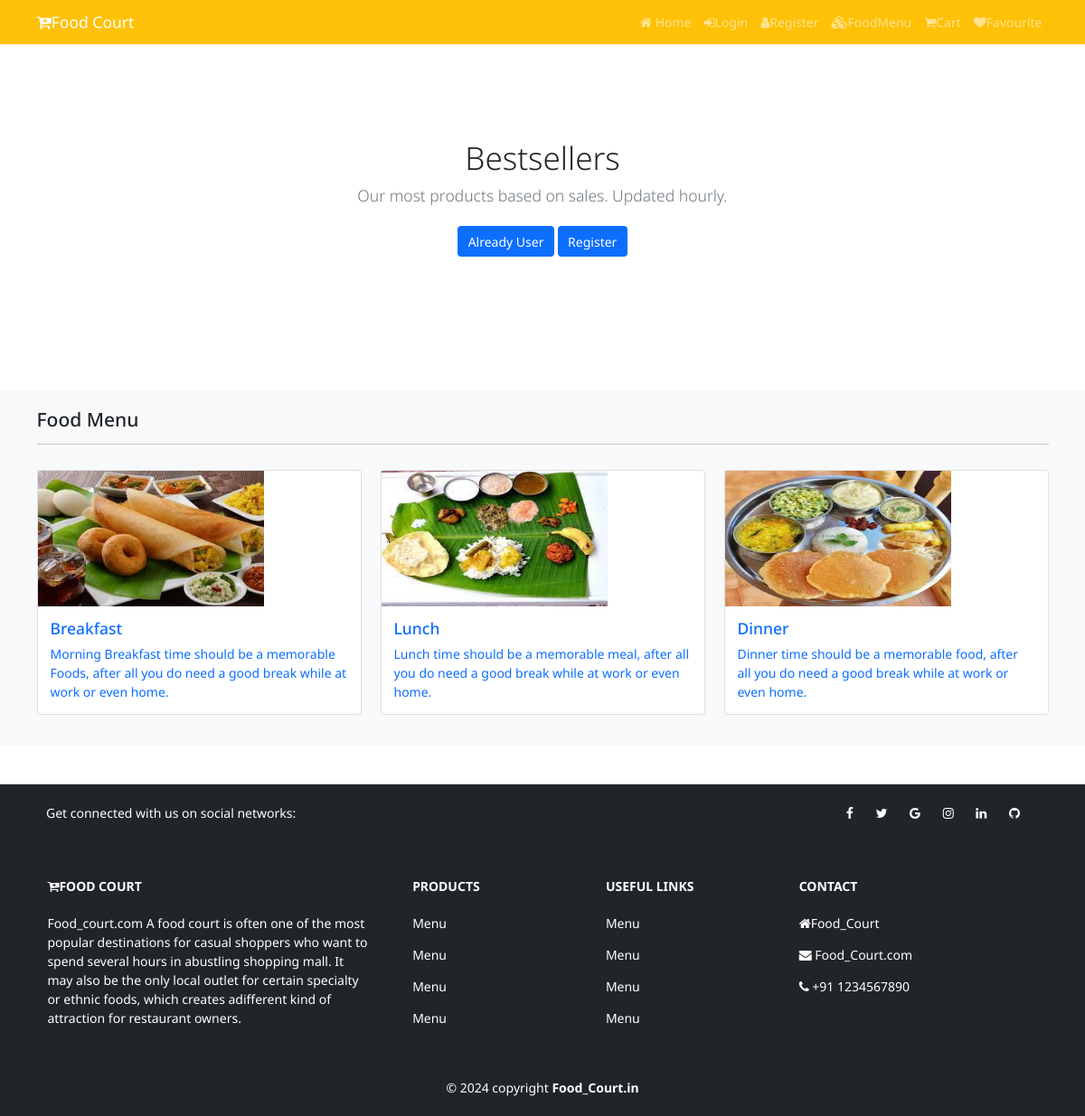
The page /collections on the database its author committed.
### shop/models.py (models this page shows, shortened)
class Catagory(models.Model):
    name=models.CharField(max_length=150,null=False,blank=False)
    image=models.ImageField(upload_to=getFileName,null=True,blank=True)
    description=models.TextField(max_length=600,null=False,blank=False)
    status=models.BooleanField(default=False,help_text="0-show,1-Hidden")
    created_at=models.DateTimeField(auto_now_add=True)

### shop/views.py (the view)
# urls.py: path("collections",views.collections,name="collections"),
def collections(request):
    catagory=Catagory.objects.filter(status=0)
    return render(request,"collections.html",{"catagory":catagory})

### shop/templates/collections.html (shortened to what this page needs)
{% extends 'main.html' %}
{% block content %}
<section class="py-5 text-center container" style="margin-top:70px;">
    <div class="row py-lg-5">
        <div class="col-lg-6 col-md-8 mx-auto">
            <h1 class="fw-light">Bestsellers</h1>
            <p class="lead text-muted">Our most products based on sales. Updated hourly.</p>
            <p>
                <a href="#" class="btn btn-primary my-2">Already User</a>
                <a href="#" class="btn btn-primary my-2">Register</a>
            </p>
        </div>
    </div>
</section>
<section class="bg-light py-4 my-5">
    <div class="container">
        <div class="row">
            <div class="col-12">
                <h4 class="mb-3">Food Menu</h4>
                <hr style="border-color: #b8bfc2;">
            </div>
            {% for item in catagory %}
            <div class="col-md-4 col-lq-3">
                <div class="card my-3">
                    <img src="{{ item.image.url }}" class="card-image-top" style="height:150px; width:250px;"
                        alt="Categories">
                    <a href="{% url 'collections' item.name %}">
                        <div class="card-body">
                            <h5 class="card-title text-primary">{{ item.name }}</h5>
                            <p class="card-text">{{ item.description}}</p>
                        </div>
                    </a>
                </div>
            </div>
            {% endfor %}
        </div>
    </div>
</section>
{% endblock content %}

### shop/templates/main.html (shortened to what this page needs)
{% load static %}
<!doctype html>
<html lang="en">
  <head>
    <link href="https://cdn.jsdelivr.net/npm/bootstrap@5.0.2/dist/css/bootstrap.min.css" rel="stylesheet">
    <link rel="stylesheet" href="https://cdnjs.cloudflare.com/ajax/libs/font-awesome/4.7.0/css/font-awesome.min.css">
       <link  href="{% static 'style.css' %} rel="stylesheet" >
  </head>
  <body>
    {% include 'navbar.html' %}
    {% block content %}
    {% endblock content %}
    {% include 'footer.html' %}
  </body>
</html>

### shop/templates/navbar.html (shortened to what this page needs)
{% load static %}
<nav class="navbar navbar-expand-lg navbar-dark bg-warning fixed-top">
  <div class="container">
    <a class="navbar-brand" href="{% url 'home' %}"><i class="fa fa-cart-plus"></i>Food
      Court
    </a>
    <div class="collapse navbar-collapse" id="navbarNavAltMarkup">
      <div class="navbar-nav ms-auto">
        <a class="nav-link" aria-current="page" href="{% url 'home' %}"><i class="fa fa-home"></i> Home</a>
        {% if request.user.is_authenticated %}
        <a class="nav-link" aria-current="page" href="#"><i class="fa fa-user"></i>{{request.user}}</a>
        <a class="nav-link" aria-current="page" href="{% url 'logout' %}"><i class="fa fa-sign-out"></i> Logout</a>
        {% else %}
        <a class="nav-link" href="{% url 'login' %}"><i class="fa fa-sign-in"></i>Login</a>
        <a class="nav-link" href="{% url 'register' %}"><i class="fa fa-user"></i>Register</a>
        {% endif %}
        <a class="nav-link" href="{% url 'collections' %}"><i class="fa fa-cubes"></i>FoodMenu</a>
        <a class="nav-link" href="{% url 'cart' %}"><i class="fa fa-shopping-cart"></i>Cart</a>
        <a class="nav-link" href="{% url 'favviewpage' %}"><i class="fa fa-heart"></i>Favourite</a>
      </div>
    </div>
  </div>
</nav>

### shop/templates/footer.html
<footer class="text-center text-lg-start bg-dark text-white">
    <section class="container d-flex justify-content-center justify-content-lg-between p-4">
        <div class="me-5 d-none d-lg-block">
            <span>Get connected with us on social networks:</span>
        </div>
        <div>
            <a href="" class="me-4 text-reset"><i class="fa fa-facebook"></i></a>
            <a href="" class="me-4 text-reset"><i class="fa fa-twitter"></i></a>
            <a href="" class="me-4 text-reset"><i class="fa fa-google"></i></a>
            <a href="" class="me-4 text-reset"><i class="fa fa-instagram"></i></a>
            <a href="" class="me-4 text-reset"><i class="fa fa-linkedin"></i></a>
            <a href="" class="me-4 text-reset"><i class="fa fa-github"></i></a>
        </div>
    </section>
    <section class="">
        <div class="container text-center text-md-start mt-5">
            <div class="row mt-3">
                <div class="col-md-3 col-lg-4 c0l-xl-3 mx-auto mb-4">
                    <h6 class="text-uppercase fw-bold mb-4"><i class="fa fa-cart-plus"></i>Food Court</h6>
                    <p>
                        Food_court.com A food court is often one of the most popular destinations for casual shoppers
                        who want to spend several hours in abustling shopping mall. It may also be the only local outlet
                        for certain specialty or ethnic foods, which creates adifferent kind of attraction for
                        restaurant owners.
                    </p>
                </div>
                <div class="col-md-2 col-lg-2 col-xl-2 mx-auto mb-4">
                    <h6 class="text-uppercase fw-bold mb-4">Products</h6>
                    <p><a href="#!" class="text-reset">Menu</a></p>
                    <p><a href="#!" class="text-reset">Menu</a></p>
                    <p><a href="#!" class="text-reset">Menu</a></p>
                    <p><a href="#!" class="text-reset">Menu</a></p>
                </div>
                <div class="col-md-3 col-lg-2 col-xl-2 mx-auto mb-4">
                    <h6 class="text-uppercase fw-bold mb-4">Useful links</h6>
                    <p><a href="#!" class="text-reset">Menu</a></p>
                    <p><a href="#!" class="text-reset">Menu</a></p>
                    <p><a href="#!" class="text-reset">Menu</a></p>
                    <p><a href="#!" class="text-reset">Menu</a></p>
                </div>
                <div class="col-md-4 col-lg-3 col-xl-3 mx-auto mb-md-0 mb-4">
                    <h6 class="text-uppercase fw-bold mb-4">Contact</h6>
                    <p><i class="fa fa-home"></i>Food_Court</p>
                    <p><i class="fa fa-envelope"></i> Food_Court.com</p>
                    <p><i class="fa fa-phone"></i> +91 1234567890</p>
                </div>
            </div>
        </div>
    </section>
    <div class="text-center p-4">
        &copy; 2024 copyright <a class="text-reset fw-bold" href="https://ajmal.in/">Food_Court.in</a>
    </div>
</footer>

### shop/templates/main.html (style rules this page uses)
html { font-size: 14px; }
body { font-family: 'Noto sans', sans-serif; }
a { text-decoration: none; }

### rows shown on the page
Catagory: image (picture), name "Breakfast", description "Morning Breakfast time should be a memorable Foods, after all you do need a good break while at work or even home."
Catagory: image (picture), name "Lunch", description "Lunch time should be a memorable meal, after all you do need a good break while at work or even home."
Catagory: image (picture), name "Dinner", description "Dinner time should be a memorable food, after all you do need a good break while at work or even home."
